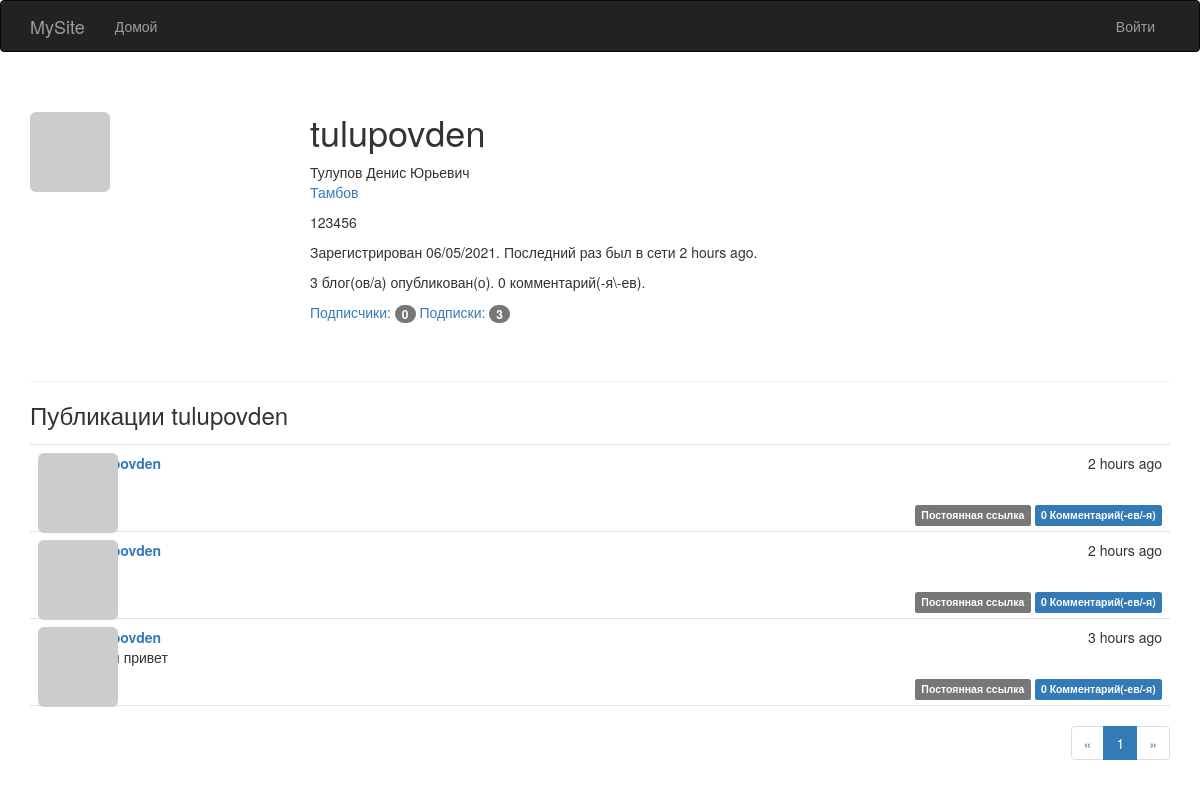
Page /user/tulupovden on the earlier database version.
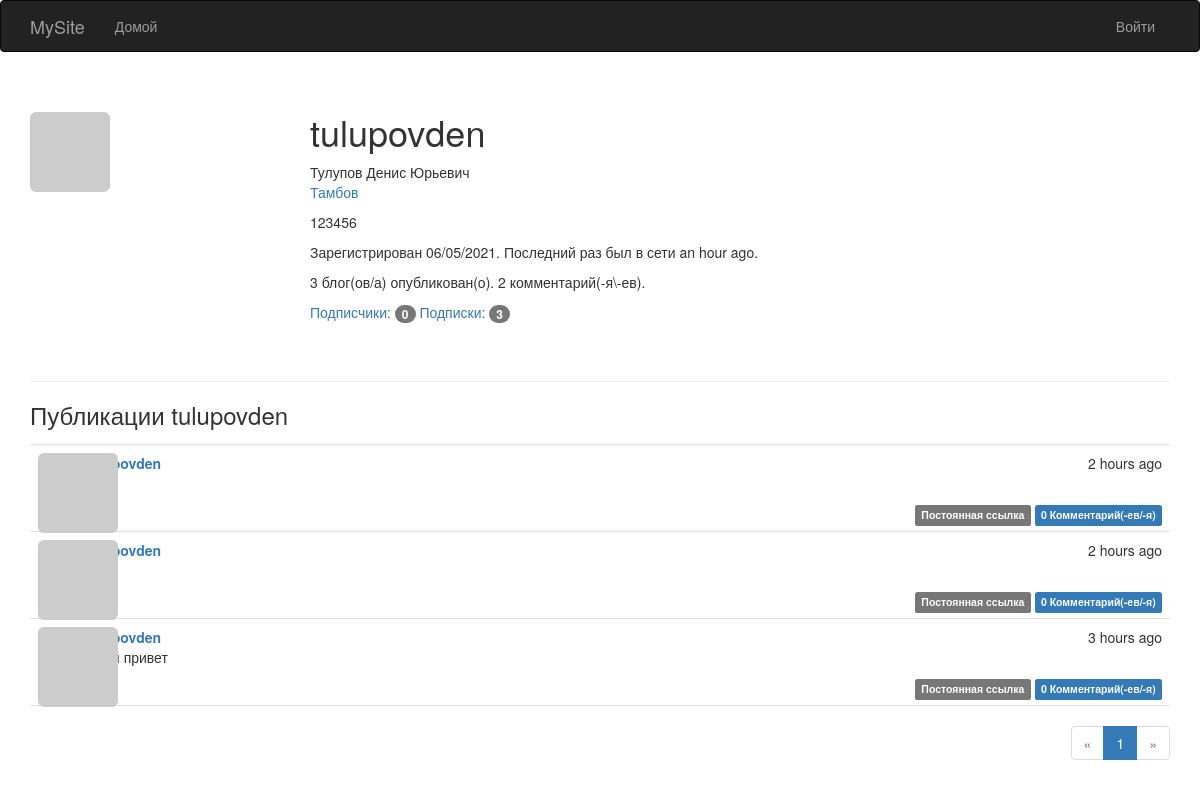
Same page on the later database version.
### app/models.py (models this page shows, shortened)
class User(UserMixin, db.Model):
    __tablename__ = 'users'
    id = db.Column(db.Integer, primary_key=True)
    email = db.Column(db.String(64), unique=True, index=True)
    username = db.Column(db.String(64), unique=True, index=True)
    role_id = db.Column(db.Integer, db.ForeignKey('roles.id'))
    password_hash = db.Column(db.String(128))
    confirmed = db.Column(db.Boolean, default=False)
    name = db.Column(db.String(64))
    location = db.Column(db.String(64))
    about_me = db.Column(db.Text())
    member_since = db.Column(db.DateTime(), default=datetime.utcnow)
    last_seen = db.Column(db.DateTime(), default=datetime.utcnow)
    avatar_hash = db.Column(db.String(32))
    posts = db.relationship('Post', backref='author', lazy='dynamic')
    followed = db.relationship('Follow',
                               foreign_keys=[Follow.follower_id],
                               backref=db.backref('follower', lazy='joined'),
                               lazy='dynamic',
                               cascade='all, delete-orphan')
    followers = db.relationship('Follow',
                                foreign_keys=[Follow.followed_id],
                                backref=db.backref('followed', lazy='joined'),
                                lazy='dynamic',
                                cascade='all, delete-orphan')
    comments = db.relationship('Comment', backref='author', lazy='dynamic')
    @property
    def password(self):
        raise AttributeError('password is not a readable attribute')
    def gravatar(self, size=100, default='identicon', rating='g'):
        url = 'https://secure.gravatar.com/avatar'
        hash = self.avatar_hash or self.gravatar_hash()
        return '{url}/{hash}?s={size}&d={default}&r={rating}'.format(
            url=url, hash=hash, size=size, default=default, rating=rating)

class Post(db.Model):
    __tablename__ = 'posts'
    id = db.Column(db.Integer, primary_key=True)
    body = db.Column(db.Text)
    body_html = db.Column(db.Text)
    timestamp = db.Column(db.DateTime, index=True, default=datetime.utcnow)
    author_id = db.Column(db.Integer, db.ForeignKey('users.id'))
    comments = db.relationship('Comment', backref='post', lazy='dynamic')

### app/main/views.py (the view)
@main.route('/user/<username>')
def user(username):
    user = User.query.filter_by(username=username).first_or_404()
    page = request.args.get('page', 1, type=int)
    pagination = user.posts.order_by(Post.timestamp.desc()).paginate(
        page, per_page=current_app.config['FLASKY_POSTS_PER_PAGE'],
        error_out=False)
    posts = pagination.items
    return render_template('user.html', user=user, posts=posts,
                           pagination=pagination)

### app/auth/views.py (called while the page is built)
@auth.before_app_request
def before_request():
    if current_user.is_authenticated:
        current_user.ping()
        if not current_user.confirmed \
                and request.endpoint \
                and request.blueprint != 'auth' \
                and request.endpoint != 'static':
            return redirect(url_for('auth.unconfirmed'))

### app/main/__init__.py (called while the page is built)
@main.app_context_processor
def inject_permissions():
    return dict(Permission=Permission)

### app/models.py (called while the page is built)
    def can(self, permissions):
        return False

    def is_administrator(self):
        return False

### app/templates/user.html (shortened to what this page needs)
{% extends "base.html" %}
{% import "_macros.html" as macros %}
{% block page_content %}
<div class="page-header">
     <img class="img-rounded profile-thumbnail" src="{{ user.gravatar(size=256) }}">
    <div class="profile-header">
        <h1>{{ user.username }}</h1>
        {% if user.name or user.location %}
        <p>
            {% if user.name %}{{ user.name }}<br>{% endif %}
            {% if user.location %}
                <a href="http://maps.google.com/?q={{ user.location }}">{{ user.location }}</a><br>
            {% endif %}
        </p>
        {% endif %}
         {% if user.about_me %}<p>{{ user.about_me }}</p>{% endif %}
        <p>Зарегистрирован {{ moment(user.member_since).format('L') }}. Последний раз был в сети {{ moment(user.last_seen).fromNow() }}.</p>
        <p>{{ user.posts.count() }} блог(ов/а) опубликован(о). {{ user.comments.count() }} комментарий(-я\-ев).</p>
         <p>
            <a href="{{ url_for('.followers', username=user.username) }}">Подписчики: <span class="badge">{{ user.followers.count() - 1}}</span></a>
            <a href="{{ url_for('.followed_by', username=user.username) }}">Подписки: <span class="badge">{{ user.followed.count() - 1}}</span></a>
        </p>
    </div>
</div>
<h3>Публикации {{ user.username }}</h3>
{% include '_posts.html' %}
{% if pagination %}
<div class="pagination">
    {{ macros.pagination_widget(pagination, '.user', username=user.username) }}
</div>
{% endif %}
{% endblock %}

### app/templates/base.html (shortened to what this page needs)
{% extends "bootstrap/base.html" %}
{% block head %}
{{ super() }}
<link rel="stylesheet" type="text/css" href="{{ url_for('static', filename='styles.css') }}">
{% endblock %}
{% block navbar %}
<div class="navbar navbar-inverse" role="navigation">
    <div class="container">
        <div class="navbar-header">
            <a class="navbar-brand" href="{{ url_for('main.index') }}">MySite</a>
        </div>
        <div class="navbar-collapse collapse">
            <ul class="nav navbar-nav">
                <li><a href="{{ url_for('main.index') }}">Домой</a></li>
            </ul>
             <ul class="nav navbar-nav navbar-right">
                {% if current_user.is_authenticated %}
                 <li class="dropdown">
                    <a href="#" class="dropdown-toggle" data-toggle="dropdown">
                        <img src="{{ current_user.gravatar(size=18) }}">
                        Аккаунт <b class="caret"></b>
                    </a>
                    <ul class="dropdown-menu">
                        <li><a href="{{ url_for('auth.change_password') }}">Изменить пароль</a></li>
                        <li><a href="{{ url_for('auth.change_email_request') }}">Изменить Email</a></li>
                        <li><a href="{{ url_for('auth.logout') }}">Выйти</a></li>
                    </ul>
                </li>
                {% else %}
                <li><a href="{{ url_for('auth.login') }}">Войти</a></li>
                {% endif %}
            </ul>
        </div>
    </div>
</div>
{% endblock %}
{% block content %}
<div class="container">
    {% block page_content %}{% endblock %}
</div>
{% endblock %}

### app/templates/_macros.html
{% macro pagination_widget(pagination, endpoint, fragment='') %}
<ul class="pagination">
    <li {% if not pagination.has_prev %} class="disabled"{% endif %}>
         <a href="{% if pagination.has_prev %}{{ url_for(endpoint, page=pagination.prev_num, **kwargs) }}{{ fragment }}{% else %}#{% endif %}">
            &laquo;
        </a>
    </li>
    {% for p in pagination.iter_pages() %}
        {% if p %}
            {% if p == pagination.page %}
            <li class="active">
                <a href="{{ url_for(endpoint, page = p, **kwargs) }}{{ fragment }}">{{ p }}</a>
            </li>
            {% else %}
            <li>
                <a href="{{ url_for(endpoint, page = p, **kwargs) }}{{ fragment }}">{{ p }}</a>
            </li>
            {% endif %}
        {% else %}
        <li class="disabled"><a href="#">&hellip;</a></li>
        {% endif %}
    {% endfor %}
    <li {% if not pagination.has_next %} class="disabled"{% endif %}>
        <a href="{% if pagination.has_next %}{{ url_for(endpoint, page=pagination.next_num, **kwargs) }}{{ fragment }}{% else %}#{% endif %}">
            &raquo;
        </a>
    </li>
</ul>
{% endmacro %}

### app/templates/_posts.html (shortened to what this page needs)
<ul class="posts">
    {% for post in posts %}
    <li class="post">
        <div class="post-thumbnail">
            <a href="{{ url_for('.user', username=post.author.username) }}">
                <img class="img-rounded profile-thumbnail" src="{{ post.author.gravatar(size=40) }}">
            </a>
        </div>
        <div class="post-content">
            <div class="post-date">{{ moment(post.timestamp).fromNow() }}</div>
            <div class="post-author"><a href="{{ url_for('.user', username=post.author.username) }}">{{ post.author.username }}</a></div>
            <div class="post-body">
                {% if post.body_html %}
                    {{ post.body_html | safe }}
                {% else %}
                    {{ post.body }}
                {% endif %}
            </div>
            <div class="post-footer">
                <a href="{{ url_for('.post', id=post.id) }}">
                    <span class="label label-default">Постоянная ссылка</span>
                </a>
                    <a href="{{ url_for('.post', id=post.id) }}#comments">
                    <span class="label label-primary">{{ post.comments.count() }} Комментарий(-ев/-я)</span>
                </a>
            </div>
        </div>
    </li>
    {% endfor %}
</ul>

### app/static/styles.css (style rules this page uses)
.profile-thumbnail { position: absolute; }
.profile-header { min-height: 260px; margin-left: 280px; }
ul.posts { list-style-type: none; padding: 0px; margin: 16px 0px 0px 0px; border-top: 1px solid #e0e0e0; }
ul.posts li.post { padding: 8px; border-bottom: 1px solid #e0e0e0; }
div.post-date { float: right; }
div.post-author { font-weight: bold; }
div.post-thumbnail { position: absolute; }
div.post-content { margin-left: 48px; min-height: 48px; }
div.post-footer { text-align: right; }
div.pagination { width: 100%; text-align: right; padding: 0px; margin: 0px; }

Differences in the rows shown:
changed User "tulupovden": last_seen "2 hours ago" → "an hour ago"
Other differences:
{{ user.comments.count() }}: "0" → "2"
